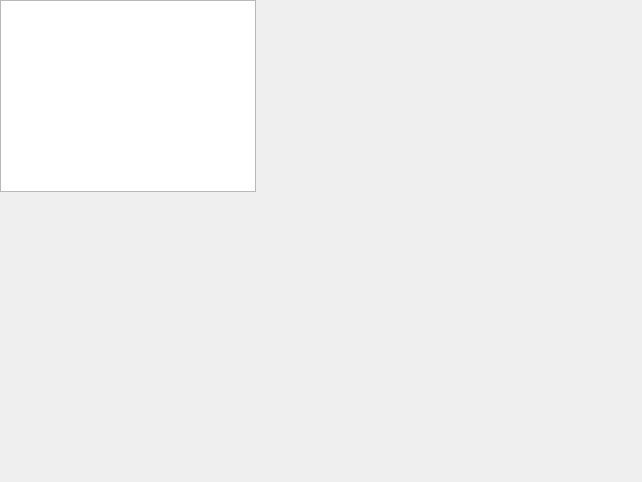
<?xml version="1.0" encoding="UTF-8"?>
<ui version="4.0">
 <class>DenryuuIraIraBouClass</class>
 <widget class="QMainWindow" name="DenryuuIraIraBouClass">
  <property name="geometry">
   <rect>
    <x>0</x>
    <y>0</y>
    <width>642</width>
    <height>482</height>
   </rect>
  </property>
  <property name="minimumSize">
   <size>
    <width>322</width>
    <height>242</height>
   </size>
  </property>
  <property name="windowTitle">
   <string>电流急急棒</string>
  </property>
  <widget class="QWidget" name="centralWidget">
   <widget class="QGraphicsView" name="graphicsView">
    <property name="geometry">
     <rect>
      <x>0</x>
      <y>0</y>
      <width>256</width>
      <height>192</height>
     </rect>
    </property>
    <property name="focusPolicy">
     <enum>Qt::NoFocus</enum>
    </property>
    <property name="verticalScrollBarPolicy">
     <enum>Qt::ScrollBarAlwaysOff</enum>
    </property>
    <property name="horizontalScrollBarPolicy">
     <enum>Qt::ScrollBarAlwaysOff</enum>
    </property>
   </widget>
  </widget>
 </widget>
 <layoutdefault spacing="6" margin="11"/>
 <resources>
  <include location="denryuuirairabou.qrc"/>
 </resources>
 <connections/>
</ui>
